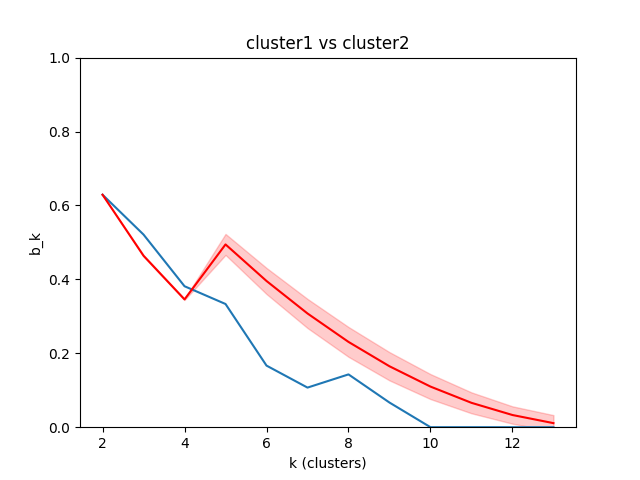
#> input picture Clusters/579/1v2.png, 640 x 480 px
$ python -i imageOps.py   (imports and definitions only)   (older library calls are emulated)
#> lines starting #> are read from the running program, lines starting #| are printed output that depends on the picture
from PIL import Image
import numpy as np
import base64, io

ENCODING = 'utf-8'

def make_image_grid (images, row_major=True, gutter=True, gutter_color=(0, 0, 0), img_type='RGB'):
    """
    Make a large image where the images are stacked.

    images: list/list of list of PIL Images
    row_major: if images is list, whether to lay them down horizontally/vertically
    """
    assert isinstance(images, list) and len(images) > 0, "images is either not a list or an empty list"
    if isinstance(images[0], list) :
        rows = [make_image_grid(row, row_major=True, gutter=gutter, gutter_color=gutter_color, img_type=img_type) for row in images]
        return make_image_grid(rows, row_major=False, gutter=gutter, gutter_color=gutter_color, img_type=img_type)
    else :
        if row_major :
            H = min(a.size[1] for a in images)
            images = [a.resize((int(H * a.size[0] / a.size[1]), H)) for a in images]
            W = sum(a.size[0] for a in images)
            gutter_width = int(0.01 * W) if gutter else 0
            W += (len(images) - 1) * gutter_width
            img = Image.new(img_type, (W, H), gutter_color)
            cSum = 0
            for a in images :
                img.paste(a.convert(img_type), (cSum, 0))
                cSum += (a.size[0] + gutter_width)
        else :
            W = min(a.size[0] for a in images)
            images = [a.resize((W, int(W * a.size[1] / a.size[0]))) for a in images]
            H = sum(a.size[1] for a in images)
            gutter_width = int(0.01 * W) if gutter else 0
            H += (len(images) - 1) * gutter_width
            img = Image.new(img_type, (W, H), gutter_color)
            cSum = 0
            for a in images :
                img.paste(a.convert(img_type), (0, cSum))
                cSum += (a.size[1] + gutter_width)
        return img

def imsave (arr, fname) :
    """ utility for saving numpy array """
    imgToPIL(arr).save(fname)

# [47 lines left out: functions imgArrayToPIL, aspectRatioPreservingResizePIL, aspectRatioPreservingResize, imgArrayToPILRGB, not called in this run]

def bytes2PIL(b64Str):
    imgdata = base64.b64decode(str(b64Str))
    return Image.open(io.BytesIO(imgdata))

# [7 lines left out: function PIL2byteStr, not called in this run]

>>> import cv2
>>> picture = cv2.imread('../../../Clusters/579/1v2.png', cv2.IMREAD_GRAYSCALE)
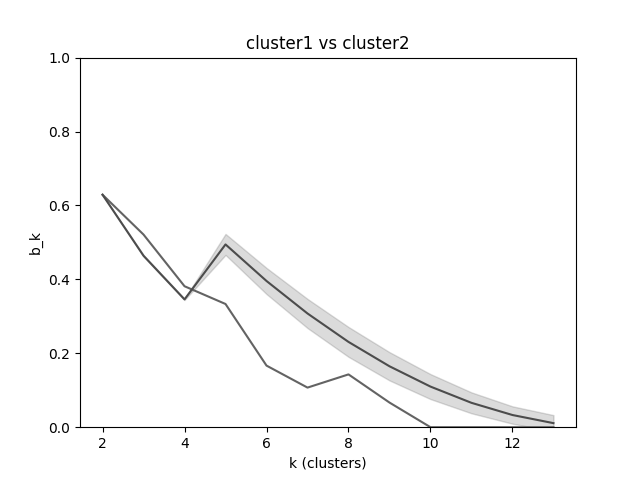
#> picture: shape (480, 640); min 0, max 255, mean 250
>>> result = make_image_grid(picture)
#> (the run stopped early here; a loop or call above may not have finished)

$ run again, on Clusters/579/1v3.png
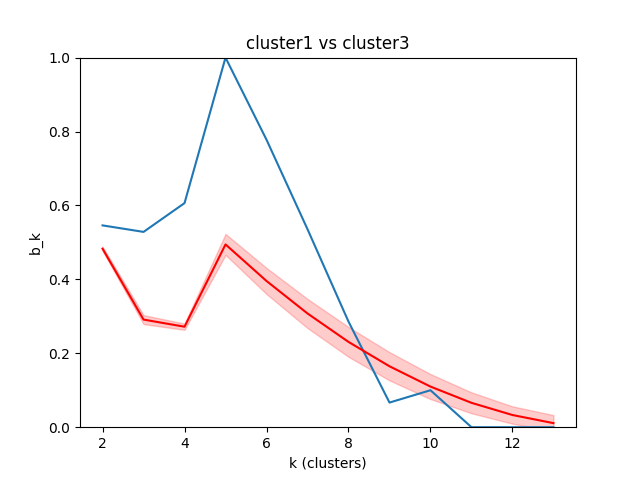
#> input picture Clusters/579/1v3.png, 640 x 480 px
#> `picture = cv2.imread('../../../Clusters/579/1v2.png', cv2.IMREAD_GRAYS..`:
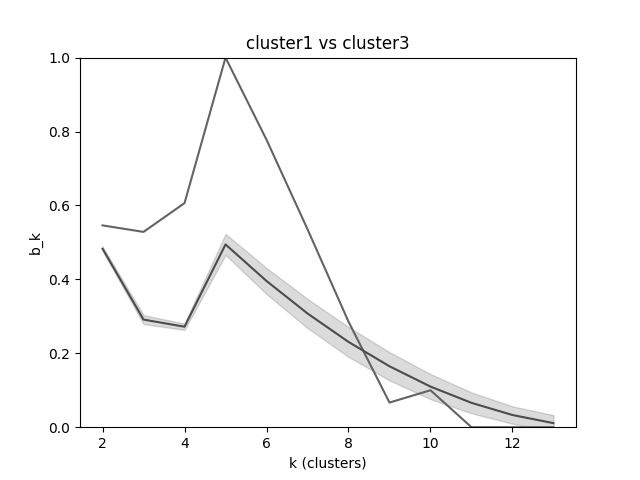
#> picture: shape (480, 640); min 0, max 255, mean 249.6
